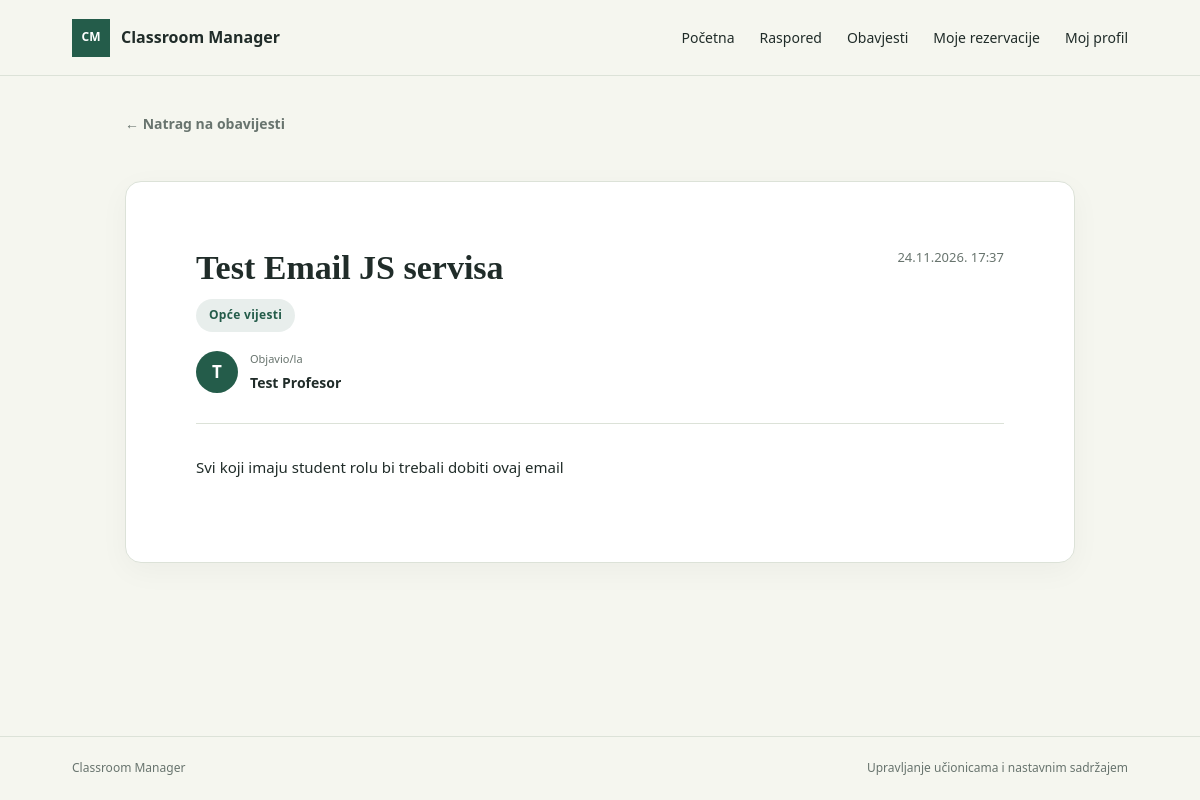
The page /view_notification.php?id=56 (signed in) on the database its author committed.
### tables this page shows
CREATE TABLE `notifications` (
  `id` int(11) NOT NULL,
  `subject_id` int(11) DEFAULT NULL,
  `professor_id` int(11) NOT NULL,
  `title` varchar(255) NOT NULL,
  `message` text NOT NULL,
  `created_at` timestamp NOT NULL DEFAULT current_timestamp(),
  `image` varchar(255) DEFAULT NULL,
  `category_id` int(11) NOT NULL,
  `is_draft` tinyint(1) NOT NULL DEFAULT 0
);

CREATE TABLE `categories` (
  `id` int(11) NOT NULL,
  `name` varchar(100) NOT NULL
);

CREATE TABLE `users` (
  `id` int(11) NOT NULL,
  `Username` varchar(150) NOT NULL,
  `Email` varchar(150) NOT NULL,
  `Password` varchar(255) NOT NULL,
  `Role` varchar(50) NOT NULL DEFAULT 'Student',
  `Active` tinyint(1) NOT NULL DEFAULT 1
);

### config.php (called while the page is built, shortened)
<?php
function db(): PDO
{
    static $pdo;
    if ($pdo instanceof PDO) {
        return $pdo;
    }
    $host = getenv('DB_HOST') ?: '127.0.0.1';
    $name = getenv('DB_NAME') ?: 'classroommanager';
    $user = getenv('DB_USER') ?: 'root';
    $password = getenv('DB_PASS');
    $password = $password === false ? '' : $password;
    $pdo = new PDO(
        "mysql:host={$host};dbname={$name};charset=utf8mb4",
        $user,
        $password,
        [
            PDO::ATTR_ERRMODE => PDO::ERRMODE_EXCEPTION,
            PDO::ATTR_DEFAULT_FETCH_MODE => PDO::FETCH_ASSOC,
            PDO::ATTR_EMULATE_PREPARES => false,
        ]
    );
    return $pdo;
}

### functions.php (called while the page is built, shortened)
<?php
function e(string|int|null $value): string
{
    return htmlspecialchars((string) $value, ENT_QUOTES | ENT_SUBSTITUTE, 'UTF-8');
}
function sanitize_rich_text(string $html): string
{
    $source = new DOMDocument('1.0', 'UTF-8');
    $previousErrorMode = libxml_use_internal_errors(true);
    $loaded = $source->loadHTML(
        '<!doctype html><html><head><meta charset="UTF-8"></head><body><div>'
        . $html
        . '</div></body></html>',
        LIBXML_NONET
    );
    $sourceRoot = $source->getElementsByTagName('div')->item(0);
    $allowedTags = [
        'a', 'b', 'blockquote', 'br', 'em', 'h1', 'h2', 'h3',
        'i', 'li', 'ol', 'p', 's', 'strong', 'u', 'ul',
    ];
    $discardContentTags = ['iframe', 'object', 'script', 'style', 'svg', 'template'];
    $cleanDocument = new DOMDocument('1.0', 'UTF-8');
    $cleanRoot = $cleanDocument->createElement('div');
    $cleanDocument->appendChild($cleanRoot);
    $copySafeNodes = function (DOMNode $sourceNode, DOMNode $targetNode) use (
        &$copySafeNodes,
        $allowedTags,
        $discardContentTags,
        $cleanDocument
    ): void {
        if ($sourceNode instanceof DOMText) {
            return;
        }
        $tag = strtolower($sourceNode->tagName);
        $cleanElement = $cleanDocument->createElement($tag);
    };
    $result = '';
    foreach ($cleanRoot->childNodes as $child) {
        $result .= $cleanDocument->saveHTML($child);
    }
    return $result;
}
function notification_message_html(string $message): string
{
    return sanitize_rich_text($message);
}

### view_notification.php (the view, shortened to what this page needs)
<?php
require_once __DIR__ . '/config.php';
require_once __DIR__ . '/functions.php';
$user = current_user();
$userId = $user['id'] ?? $user['ID'] ?? null;
$isAdmin = ($user['Role'] ?? '') === 'Admin';
$notificationId = (int)($_GET['id'] ?? 0);
$stmt = db()->prepare("
    SELECT
        n.id,
        n.subject_id,
        n.professor_id,
        n.title,
        n.message,
        n.created_at,
        n.image,
        n.is_draft,
        c.name AS category_name,
        u.username AS professor_name
    FROM notifications n
    JOIN users u ON u.id = n.professor_id
    LEFT JOIN categories c ON c.id = n.category_id
    LEFT JOIN user_subjects us
        ON us.subject_id = n.subject_id
        AND us.user_id = :user_id
    WHERE n.id = :notification_id
      AND (
          n.subject_id IS NULL
          OR us.user_id IS NOT NULL
          OR :is_admin = 1
          OR n.professor_id = :author_id
      )
      AND (
          n.is_draft = 0
          OR :is_admin_draft = 1
          OR n.professor_id = :draft_author_id
      )
    LIMIT 1
");
$stmt->execute([
    'user_id' => $userId,
    'notification_id' => $notificationId,
    'is_admin' => $isAdmin ? 1 : 0,
    'author_id' => $userId,
    'is_admin_draft' => $isAdmin ? 1 : 0,
    'draft_author_id' => $userId,
]);
$notification = $stmt->fetch(PDO::FETCH_ASSOC);
require __DIR__ . '/header.php';
?>
<main class="page-shell notification-detail-page">
    <a href="notifications.php" class="notification-back-link">
        &larr; Natrag na obavijesti
    </a>
    <article class="notification-detail">
        <header class="notification-detail-header">
            <div class="notification-detail-heading">
                <div class="notification-detail-title-row">
                    <h1><?= e($notification['title'] !== '' ? $notification['title'] : 'Nacrt bez naslova') ?></h1>
                    <span class="notification-detail-date">
                        <?= date('d.m.Y. H:i', strtotime($notification['created_at'])) ?>
                    </span>
                </div>
                <span class="notification-detail-category">
                    <?= e($notification['category_name'] ?? 'Bez kategorije') ?>
                </span>
                <div class="notification-author">
                    <div class="notification-author-avatar">
                        <?= e(strtoupper(substr($notification['professor_name'], 0, 1))) ?>
                    </div>
                    <div>
                        <span class="notification-author-label">Objavio/la</span>
                        <strong><?= e($notification['professor_name']) ?></strong>
                    </div>
                </div>
            </div>
        </header>
        <div class="notification-detail-divider"></div>
        <div class="notification-detail-content">
            <div class="notification-message">
                <?= notification_message_html((string)$notification['message']) ?>
            </div>
        </div>
    </article>
</main>
<?php require __DIR__ . '/footer.php'; ?>

### assets/style.css (style rules this page uses)
:root { color-scheme: light; --ink: #202c29; --muted: #68746e; --paper: #f5f6ef; --surface: #ffffff; --line: #dce2d8; --green: #245c4a; --green-dark: #193f34; --lime: #dce98a; --coral: #c65e48; --danger-bg: #fff0ec; --success-bg: #edf6e9; }
* { box-sizing: border-box; }
body { margin: 0; min-height: 100vh; display: flex; flex-direction: column; background: var(--paper); color: var(--ink); font-family: "Trebuchet MS", "Segoe UI", sans-serif; font-size: 16px; line-height: 1.55; }
a { color: var(--green); }
.page-shell { width: min(1120px, calc(100% - 48px)); margin: 0 auto; flex: 1; }
h1, h2 { margin: 0; font-family: Georgia, "Times New Roman", serif; font-weight: 400; letter-spacing: 0; }
h1 { font-size: clamp(42px, 5vw, 64px); line-height: 1.08; }

### assets/notifications.css (style rules this page uses)
.notification-message { line-height: 1.7; margin: 18px 0; }
.notification-message > :first-child { margin-top: 0; }
.notification-message > :last-child { margin-bottom: 0; }
.notification-detail { margin-top: 24px; padding: 30px; background: var(--surface); border: 1px solid var(--line); border-radius: 6px; }
.notification-detail h1 { margin: 12px 0; }
.notification-detail .notification-message { margin-top: 28px; line-height: 1.7; }
.notification-detail-page { max-width: 950px; padding-top: 35px; padding-bottom: 70px; }
.notification-back-link { display: inline-block; margin-bottom: 22px; color: var(--muted); font-size: 14px; font-weight: 600; text-decoration: none; transition: color 0.2s ease; }
.notification-detail { background: var(--surface); border: 1px solid var(--line); border-radius: 16px; overflow: hidden; box-shadow: 0 8px 30px rgba(0, 0, 0, 0.04); }
.notification-detail-header { padding: 35px 40px 28px; }
.notification-detail-category { display: inline-block; padding: 7px 13px; border-radius: 30px; background: rgba(36, 92, 74, 0.10); color: var(--green); font-size: 12px; font-weight: 700; letter-spacing: 0.3px; }
.notification-detail-date { color: var(--muted); font-size: 13px; }
.notification-detail-header h1 { margin: 0 0 26px; color: var(--ink); font-size: clamp(25px, 4vw, 34px); line-height: 1.25; font-weight: 700; }
.notification-author { display: flex; align-items: center; gap: 12px; }
.notification-author-avatar { width: 42px; height: 42px; flex-shrink: 0; display: flex; align-items: center; justify-content: center; border-radius: 50%; background: var(--green); color: white; font-size: 17px; font-weight: 700; }
.notification-author-label { display: block; margin-bottom: 3px; color: var(--muted); font-size: 11px; }
.notification-author strong { color: var(--ink); font-size: 14px; }
.notification-detail-divider { height: 1px; background: var(--line); margin: 0 40px; }
.notification-detail-content { padding: 30px 40px 35px; }
.notification-detail .notification-message { margin: 0; color: var(--ink); font-size: 15px; line-height: 1.85; }
.notification-detail .notification-message p { margin-bottom: 16px; }
.notification-detail-header { display: flex; align-items: flex-start; gap: 28px; }
.notification-detail-heading { flex: 1; min-width: 0; }
.notification-detail-heading h1 { margin: 16px 0; }
.notification-detail-heading { flex: 1; min-width: 0; margin: 0; padding: 0; }
.notification-detail-title-row { display: flex; justify-content: space-between; align-items: flex-start; gap: 15px; }
.notification-detail-title-row h1 { margin: 0 0 10px; }
.notification-detail-category { display: inline-block; margin-bottom: 18px; }

### rows shown on the page
notifications: title "Test Email JS servisa", created_at "24.11.2026. 17:37", category.name "Opće vijesti", professor.Username "T", professor.Username "Test Profesor", message "Svi koji imaju student rolu bi trebali dobiti ovaj email"
